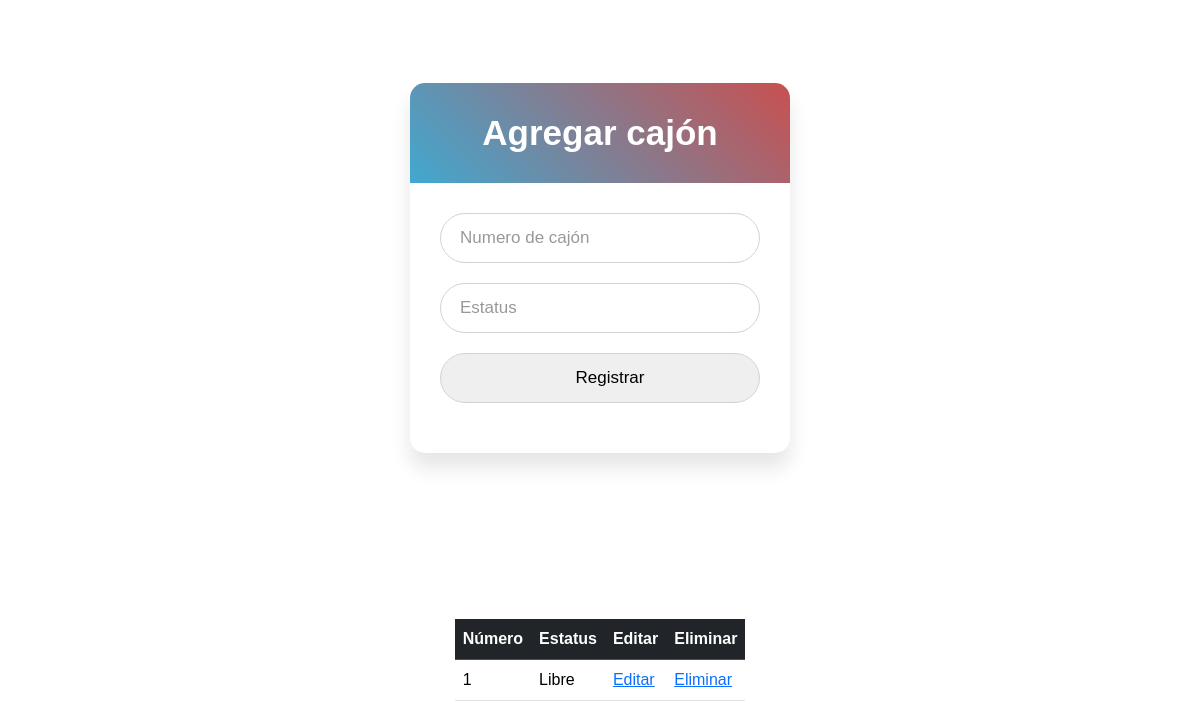
Before: /cajones.php with the older database file.
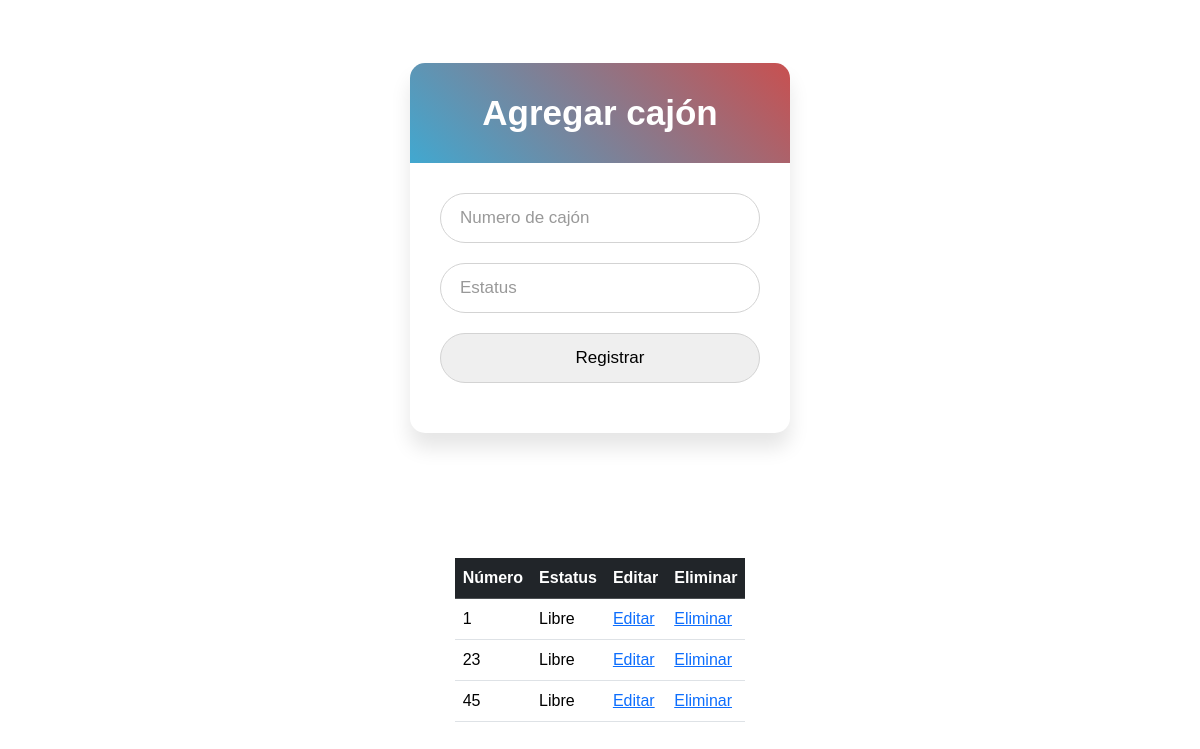
After: the same page with the newer database file.
### tables this page shows
CREATE TABLE `cajon` (
  `id_cajon` int(2) NOT NULL,
  `numero` int(11) DEFAULT NULL,
  `status` varchar(30) DEFAULT NULL
);

### consultarcajon.php (the view)
<div class="table-responsive">
    <table class="table">
        <thead class="table-dark">
            <tr>
                <th scope="col">Número</th>
                <th scope="col">Estatus</th>
                <th scope="col">Editar</th>
                <th scope="col">Eliminar</th>
            </tr>
        </thead>
        <tbody>
        <?php
            include 'conexion.php';
            $query="SELECT id_cajon,numero,status FROM cajon";
            $ejecutar=$conexion->query($query);
            while($result=$ejecutar->fetch_array()){
                echo "<tr>
                <td>".$result['numero']."</td>
                <td>".$result['status']."</td>
                <td><a href='#' onclick='editarcajon(".$result['id_cajon'].");'>Editar</a></td>
                <td><a href='#' onclick='eliminarcajon(".$result['id_cajon'].");'>Eliminar</a></td>
                </tr>";
            }
            ?>
        </tbody>
    </table>
</div>

Changed rows visible on the page:
added cajon: numero "23", status "Libre"
added cajon: numero "45", status "Libre"
